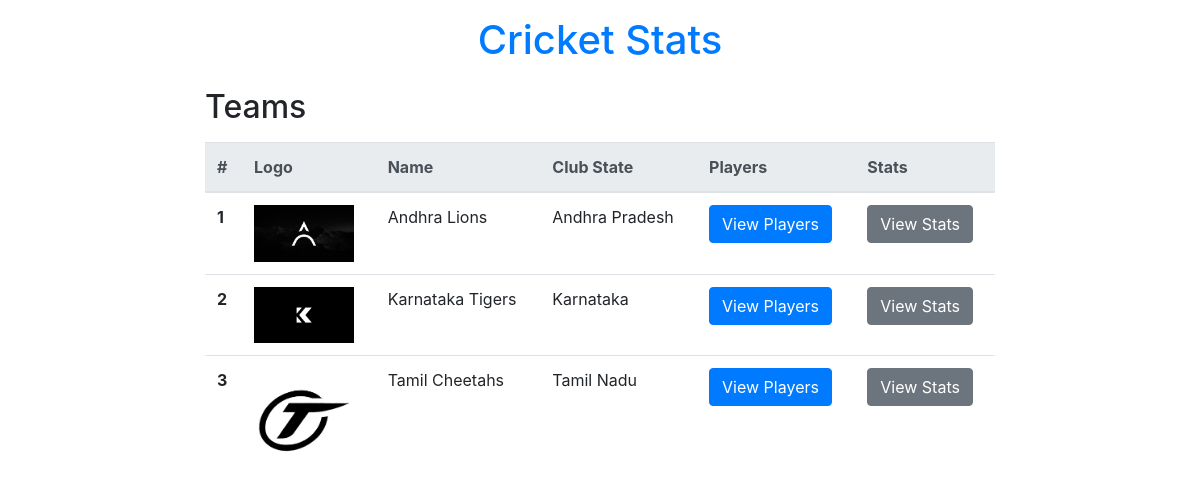
The page / on the database its author committed.
### stats/models.py (models this page shows, shortened)
class TeamModel(models.Model):
    name = models.CharField(max_length=255, null=False, blank=False, unique=True)
    logo = models.ImageField(null=False, blank=False)
    club_state = models.CharField(max_length=255, null=False, blank=False)

### stats/views.py (the view)
# urls.py: path('', views.home_view),
def home_view(request):
    teams = models.TeamModel.objects.all()
    return render(request, 'stats/home.html', {'teams': teams})

### stats/templates/stats/home.html (shortened to what this page needs)
<!DOCTYPE html>
<html lang="en">
<head>
    <link rel="stylesheet"
        href="https://cdnjs.cloudflare.com/ajax/libs/twitter-bootstrap/4.4.1/css/bootstrap.min.css" />
</head>
<body>
    <div class="row mt-3">
        <div class="col-lg-2"></div>
        <div class="col-lg-8 text-center">
            <h1><a href="/">Cricket Stats</a></h1>
        </div>
    </div>
    <div class="row mt-3">
        <div class="col-lg-2"></div>
        <div class="col-lg-8">
            <h2>Teams</h2>
            <table class="table mt-3">
                <thead class="thead-light">
                    <tr>
                        <th scope="col">#</th>
                        <th scope="col">Logo</th>
                        <th scope="col">Name</th>
                        <th scope="col">Club State</th>
                        <th scope="col">Players</th>
                        <th scope="col">Stats</th>
                    </tr>
                </thead>
                <tbody>
                    {% for team in teams %}
                        <tr>
                            <th scope="row">{{ forloop.counter }}</th>
                            <td><img class="img-fluid" style="max-width: 100px; max-height: 100px;"
                                    src="{{ team.logo.url }}" alt=""></td>
                            <td>{{ team.name }}</td>
                            <td>{{ team.club_state }}</td>
                            <td><a href="/team-players/{{ team.id }}/" class="btn btn-primary">View Players</a></td>
                            <td><a href="/team-stats/{{ team.id }}/" class="btn btn-secondary">View Stats</a></td>
                        </tr>
                    {% endfor %}
                </tbody>
            </table>
        </div>
    </div>
</body>
</html>

### rows shown on the page
TeamModel: logo (picture), name "Andhra Lions", club_state "Andhra Pradesh"
TeamModel: logo (picture), name "Karnataka Tigers", club_state "Karnataka"
TeamModel: logo (picture), name "Tamil Cheetahs", club_state "Tamil Nadu"
